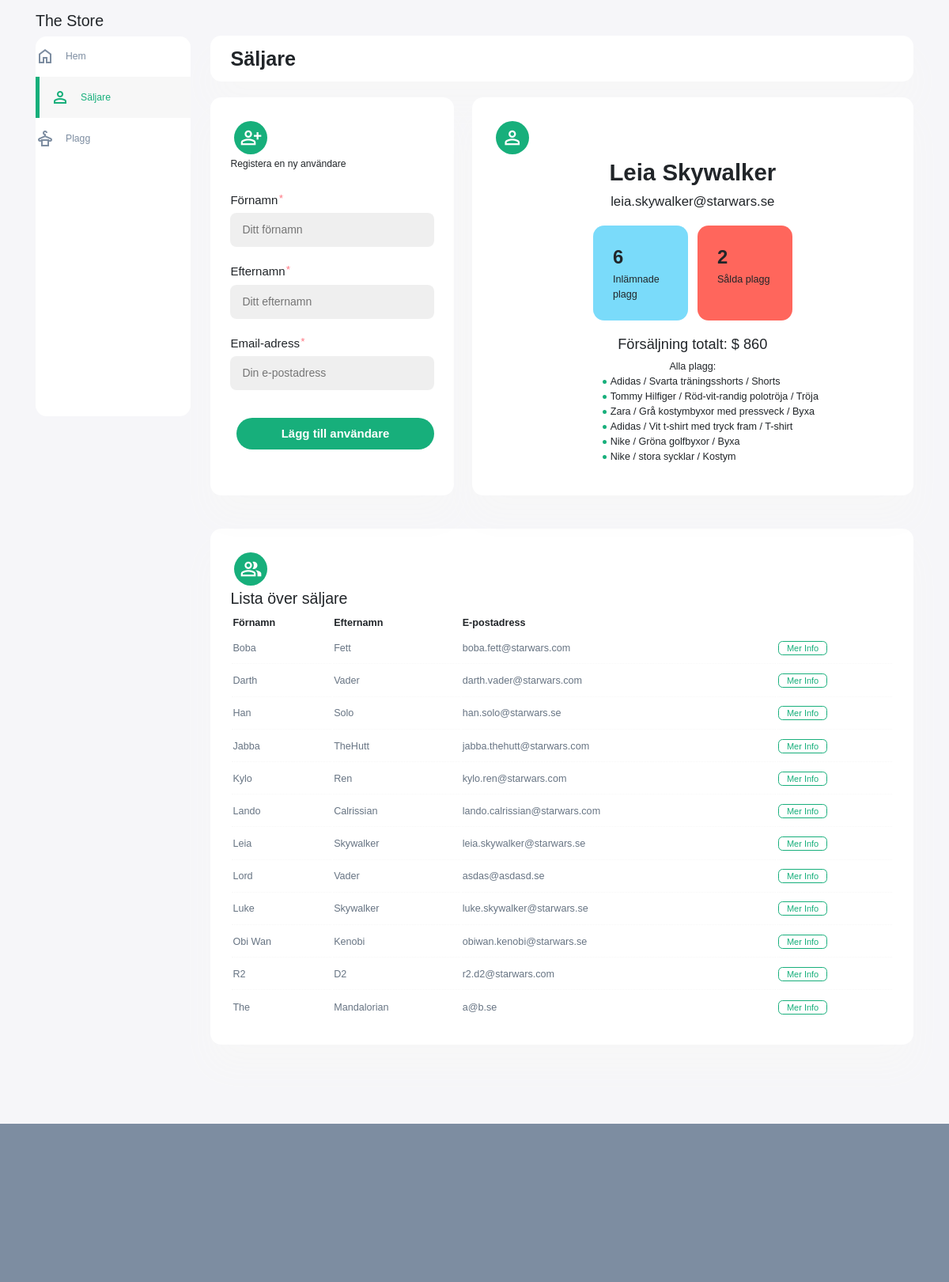
The page /sellers.php?id=2 on the database its author committed.
### tables this page shows
CREATE TABLE `sellers` (
  `id` int(11) NOT NULL,
  `sellers_firstname` varchar(32) NOT NULL,
  `sellers_lastname` varchar(32) NOT NULL,
  `sellers_email_adress` varchar(75) NOT NULL,
  `sellers_image_id` int(11) DEFAULT '1',
  `sellers_created_date` datetime NOT NULL DEFAULT CURRENT_TIMESTAMP,
  `sellers_updated_date` datetime NOT NULL DEFAULT CURRENT_TIMESTAMP
);

CREATE TABLE `products` (
  `prod_id` int(11) NOT NULL,
  `prod_name` varchar(32) NOT NULL,
  `prod_description` varchar(100) NOT NULL,
  `type_id` int(11) NOT NULL,
  `brand_id` int(11) NOT NULL,
  `quality_id` int(11) NOT NULL,
  `size_id` int(11) NOT NULL,
  `color_id` int(11) NOT NULL,
  `seller_id` int(11) NOT NULL,
  `prod_submission_date` datetime NOT NULL DEFAULT CURRENT_TIMESTAMP,
  `prod_sales_date` datetime DEFAULT NULL,
  `prod_price` int(11) NOT NULL,
  `is_sold` tinyint(1) NOT NULL DEFAULT '0'
);

CREATE TABLE `product_types` (
  `product_type_id` int(11) NOT NULL,
  `product_type_name` varchar(32) NOT NULL,
  `product_type_created_date` datetime NOT NULL DEFAULT CURRENT_TIMESTAMP,
  `product_type_updated_date` datetime NOT NULL DEFAULT CURRENT_TIMESTAMP
);

### sellers.php (called while the page is built)
<?php
    require_once 'classes/seller/seller-view.php';
    require_once 'classes/seller/seller-model.php';
    require_once 'classes/seller/seller-collection.php';
    include 'partials/header.php';
    include 'partials/menu.php';
    include 'partials/seller-main.php';
include 'partials/footer.php';

### classes/db.php (called while the page is built, shortened)
<?php
class DB {
    public function __construct(PDO $pdo) {
        $this->pdo = $pdo;
    }
}

### classes/seller/seller-model.php (called while the page is built, shortened)
<?php
require_once(__DIR__.'/../db.php');
require_once 'seller.php';
require_once 'seller-collection.php';
class SellerModel extends DB {
    public function getAllTheSellers() {
        $sql =
        "SELECT sellers.id, sellers.sellers_firstname, sellers.sellers_lastname, sellers.sellers_email_adress FROM sellers
        ORDER BY sellers.sellers_firstname ASC";
        $statement = $this->pdo->prepare($sql);
        $statement->execute();
        $allSellers = $statement->fetchAll(PDO::FETCH_ASSOC);
        $SellerCollection = new SellerCollection();
        foreach($allSellers as $seller) {
            $newSeller = new Seller($seller['id'], $seller['sellers_firstname'], $seller['sellers_lastname'], $seller['sellers_email_adress']);
            $SellerCollection->addSeller($newSeller);
        }
        return $SellerCollection;
    }
    public function getSeller(int $m) {
        $sql =
        "SELECT sellers.id, sellers.sellers_firstname, sellers.sellers_lastname, sellers.sellers_email_adress FROM `sellers`
        WHERE sellers.id = {$m}";
        $statement = $this->pdo->prepare($sql);
        $statement->execute();
        $seller =  $statement->fetchAll(PDO::FETCH_ASSOC);
        $seller_id = $seller[0]['id'];
        $seller_firstname = $seller[0]['sellers_firstname'];
        $seller_lastname = $seller[0]['sellers_lastname'];
        $seller_email = $seller[0]['sellers_email_adress'];
        $selectedSeller = new Seller($seller_id, $seller_firstname, $seller_lastname, $seller_email);
        return $selectedSeller;
    }
    public function getSellersNumberOfGarmentsSubmitted(int $m) {
        $sql =
        "SELECT s.sellers_firstname, COUNT(s.id) FROM sellers AS s
        JOIN products AS p ON p.seller_id = s.id
        WHERE s.id = {$m}";
        $statement = $this->pdo->prepare($sql);
        $statement->execute();
        $fetchedData = $statement->fetchAll(PDO::FETCH_ASSOC);
        $numberOfGarments = $fetchedData[0]['COUNT(s.id)'];
        $value =  (int) $numberOfGarments;
        return $value;
    }
    public function getSellersNumbersOfSoldGarments(int $m) {
        $sql =
        "SELECT COUNT(s.id) FROM sellers AS s
        JOIN products AS p ON p.seller_id = s.id
        WHERE s.id = {$m} AND p.is_sold > 0";
        $statement = $this->pdo->prepare($sql);
        $statement->execute();
        $fetchedData = $statement->fetchAll(PDO::FETCH_ASSOC);
        $totalSoldGarments = $fetchedData[0]['COUNT(s.id)'];
        $value = (int) $totalSoldGarments;
        return $value;
    }
    public function getSellersTotalSaleOfSoldGarments(int $m) {
        $sql =
        "SELECT SUM(p.prod_price) FROM products AS p
        JOIN sellers AS s ON s.id = p.seller_id
        WHERE s.id = {$m} AND p.is_sold > 0";
        $statement = $this->pdo->prepare($sql);
        $statement->execute();
        $fetchedData = $statement->fetchAll(PDO::FETCH_ASSOC);
        $totalSaleAmount = $fetchedData[0]['SUM(p.prod_price)'];
        $value = (int) $totalSaleAmount;
        return $value;
    }
}

### classes/seller/seller.php (called while the page is built, shortened)
<?php
class Seller{
    private int $id;
    private $firstname;
    private $lastname;
    private $email;
    public function __construct(int $id, string $firstname, string $lastname, string $email) {
        $this->id = $id;
        $this->firstname = $firstname;
        $this->lastname = $lastname;
        $this->email = $email;
    }
    public function getId(): int {
        return $this->id;
    }
    public function getFirstname(): string {
        return $this->firstname;
    }
    public function getLastname(): string {
        return $this->lastname;
    }
    public function getEmail(): string {
        return $this->email;
    }
}

### classes/product/product-model.php (called while the page is built, shortened)
<?php
require_once(__DIR__.'/../db.php');
require_once 'product.php';
require_once 'product-collection.php';
class ProductModel extends DB {
    public function getAllProductsFromSeller(int $p) {
        $sql =
        "SELECT products.prod_id, products.prod_name, products.prod_description,
        product_types.product_type_name,
        product_brands.product_brand_name,
        product_sizes.product_size_name,
        product_colors.product_color_name,
        product_quality.product_quality_name,
        sellers.sellers_firstname,
        sellers.sellers_lastname,
        products.prod_price,
        products.is_sold FROM products
        JOIN product_types on products.type_id = product_types.product_type_id
        JOIN product_brands on products.brand_id = product_brands.product_brand_id
        JOIN product_sizes on products.size_id = product_sizes.product_size_id
        JOIN product_colors on products.color_id = product_colors.product_color_id
        JOIN product_quality on products.quality_id = product_quality.product_quality_id
        JOIN sellers on products.seller_id = sellers.id
        WHERE products.seller_id = {$p}";
        $statement = $this->pdo->prepare($sql);
        $statement->execute();
        $allProducts = $statement->fetchAll(PDO::FETCH_ASSOC);
        $ProductCollection = new ProductCollection();
        foreach($allProducts as $product) {
            $newProduct = new Product($product['prod_id'], $product['prod_name'], $product['prod_description'],
                                    $product['product_type_name'], $product['product_brand_name'], $product['product_size_name'],
                                    $product['product_color_name'], $product['product_quality_name'], $product['sellers_firstname'], $product['prod_price'], $product['is_sold']);
            $ProductCollection->addProduct($newProduct);
        }
        return$ProductCollection;
    }
}

### classes/product/product-collection.php (called while the page is built, shortened)
<?php
require_once 'product.php';
class ProductCollection {
    private $collection = [];
    public function addProduct(Product $p): void {
        array_push($this->collection, $p);
    }
    public function getAllProducts(): array {
        return $this->collection;
    }
}

### classes/product/product.php (called while the page is built, shortened)
<?php
class Product {
    private $name;
    private $description;
    private $type;
    public function __construct(int $id, string $name, string $description, string $type, string $brand, string $quality, string $size, string $color, string $seller, int $price, int $is_sold) {
        $this->name = $name;
        $this->description = $description;
        $this->type = $type;
    }
    public function getName(): string {
        return $this->name;
    }
    public function getDescription(): string {
        return $this->description;
    }
    public function getType(): string {
        return $this->type;
    }
}

### classes/seller/seller-collection.php (called while the page is built, shortened)
<?php
require_once 'seller.php';
class SellerCollection {
    private $collection = [];
    public function addSeller(Seller $s): void {
        array_push($this->collection, $s);
    }
    public function getAllSellers(): array {
        return $this->collection;
    }
}

### classes/seller/seller-view.php (the view, shortened to what this page needs)
<?php
require_once 'seller.php';
require_once 'seller-model.php';
class SellerView {
    public function renderSellerForTable(SellerCollection $sc): void {
        echo "
        <table>
        <thead>
            <tr>
                <th>Förnamn</th>
                <th>Efternamn</th>
                <th>E-postadress</th>
            </tr>
        </thead>
        <tbody>";
        foreach($sc->getAllSellers() as $seller) {
            echo "
            <tr>
                <td>{$seller->getFirstname()}</td>
                <td>{$seller->getLastName()}</td>
                <td>{$seller->getEmail()}</td>
               <td><a href='?id={$seller->getId()}' class='more-info-btn' id='more-info-btn'>Mer Info</a></td>
            </tr>
            ";
        }
        echo "</tbody></table>";
    }
}

### partials/seller-main.php (shortened to what this page needs)
<?php
require_once 'classes/seller/seller-view.php';
require_once 'classes/seller/seller-model.php';
require_once 'classes/product/product-model.php';
$pdo = require 'partials/connect.php';
$SellerModel = new SellerModel($pdo);
$ProductModel = new ProductModel($pdo);
$SellerView = new SellerView();
$sellers = $SellerModel->getAllTheSellers();
?>
<main>
    <section class="section-top">
        <div class="white-card">
            <h1>Säljare</h1>
        </div>
    </section>
    <section class="section-half">
        <div class="sales white-card">
            <span class="material-symbols-sharp icon-span">person_add</span>
            <?php
                include 'partials/seller-form.php';
            ?>
        </div>
        <div class="garments white-card">
            <span class="material-symbols-sharp icon-span">person</span>
            <?php
                if(isset($_GET['id'])) {
                    $id = (int) filter_var($_GET['id'], FILTER_SANITIZE_NUMBER_INT);
                    $single_seller = $SellerModel->getSeller($id);
                    $sellerNumberOfGarment = $SellerModel->getSellersNumberOfGarmentsSubmitted($id);
                    $sellerstotalSoldGarments = $SellerModel->getSellersNumbersOfSoldGarments($id);
                    $sellerstotalSumOfSales = $SellerModel->getSellersTotalSaleOfSoldGarments($id);
                    $listOfSellersGarments = $ProductModel->getAllProductsFromSeller($id);
                    echo "
                        <div class='user-card'>
                            <span class='avatar-icon'></span>
                            <h3 class='user-card-name'>{$single_seller->getFirstname()} {$single_seller->getLastname()}</h3>
                            <h3 class='user-card-email'>{$single_seller->getEmail()}</h3>
                            <div class='info-box-section'>
                                <div class='info-box box-left'>
                                    <h3 class='info-box-number'>{$sellerNumberOfGarment}</h3>
                                    <span class='info-text'>Inlämnade plagg</span>
                                </div>
                                <div class='info-box box-right'>
                                    <div class='info-box-number-group'>
                                        <h3 class='info-box-number'>{$sellerstotalSoldGarments}</h3>
                                    </div>
                                    <span class='info-text'>Sålda plagg</span>
                                </div>
                            </div>
                            <h3 class='user-card-sales'>Försäljning totalt: $ {$sellerstotalSumOfSales}</h3>
                            <li>Alla plagg: <li>
                            <ul>";
                                foreach ($listOfSellersGarments->getAllProducts() as $product) {
                                    echo "<li> {$product->getName()} / {$product->getDescription()} / {$product->getType()}</li>";
                                }
                    echo    "</ul>
                        </ul>
                    ";
                }
            ?>
        </div>
    </section>
    <section class="section-full">
        <span class="material-symbols-sharp icon-span">group</span>
        <h2>Lista över säljare</h2>
            <?php $SellerView->renderSellerForTable($sellers); ?>
    </section>
</main>

### rows shown on the page
sellers: sellers_firstname "Leia", sellers_lastname "Skywalker", sellers_email_adress "leia.skywalker@starwars.se", id "2"
products: prod_name "Adidas", prod_description "Svarta träningsshorts", type.product_type_name "Shorts"
products: prod_name "Tommy Hilfiger", prod_description "Röd-vit-randig polotröja", type.product_type_name "Tröja"
products: prod_name "Zara", prod_description "Grå kostymbyxor med pressveck", type.product_type_name "Byxa"
products: prod_name "Adidas", prod_description "Vit t-shirt med tryck fram", type.product_type_name "T-shirt"
products: prod_name "Nike", prod_description "Gröna golfbyxor", type.product_type_name "Byxa"
products: prod_name "Nike", prod_description "stora sycklar", type.product_type_name "Kostym"
sellers: sellers_firstname "Boba", sellers_lastname "Fett", sellers_email_adress "boba.fett@starwars.com"
sellers: sellers_firstname "Darth", sellers_lastname "Vader", sellers_email_adress "darth.vader@starwars.com"
sellers: sellers_firstname "Han", sellers_lastname "Solo", sellers_email_adress "han.solo@starwars.se"
sellers: sellers_firstname "Jabba", sellers_lastname "TheHutt", sellers_email_adress "jabba.thehutt@starwars.com"
sellers: sellers_firstname "Kylo", sellers_lastname "Ren", sellers_email_adress "kylo.ren@starwars.com"
sellers: sellers_firstname "Lando", sellers_lastname "Calrissian", sellers_email_adress "lando.calrissian@starwars.com"
sellers: sellers_firstname "Lord", sellers_lastname "Vader", sellers_email_adress "asdas@asdasd.se"
sellers: sellers_firstname "Luke", sellers_lastname "Skywalker", sellers_email_adress "luke.skywalker@starwars.se"
sellers: sellers_firstname "Obi Wan", sellers_lastname "Kenobi", sellers_email_adress "obiwan.kenobi@starwars.se"
sellers: sellers_firstname "R2", sellers_lastname "D2", sellers_email_adress "r2.d2@starwars.com"
sellers: sellers_firstname "The", sellers_lastname "Mandalorian", sellers_email_adress "a@b.se"

### other values the page prints
$sellerNumberOfGarment "6"
$sellerstotalSumOfSales "860"
